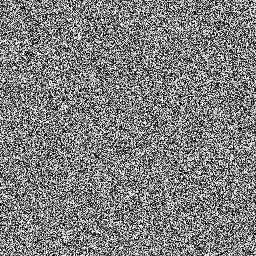
#> input picture lab-01/image.jpg, 256 x 256 px
$ jupyter execute convolution.ipynb
#> lines starting #> are read from the running program, lines starting #| are printed output that depends on the picture
#> further down, image is the input picture: shape (256, 256); min 0, max 255, mean 126.8
This notebook implements 2D filtering from scratch using NumPy. A custom convolution function applies blur, sharpen, and Sobel kernels to an image using zero-padding and sliding windows. The results are then compared with OpenCV’s `cv2.filter2D` to verify the implementation and observe differences in edge handling and kernel orientation.

[cell 1]
import numpy as np
import cv2

[cell 2]
def convolve2d(image, kernel):
    image = np.asarray(image)
    kernel = np.asarray(kernel)

    if image.ndim != 2:
        raise ValueError(f"Expected a 2D image, but received shape {image.shape}")
    if kernel.ndim != 2:
        raise ValueError(f"Expected a 2D kernel, but received shape {kernel.shape}")

    image_height, image_width = image.shape
#> image_height = 256; image_width = 256
    kernel_height, kernel_width = kernel.shape

    pad_height = kernel_height // 2
    pad_width = kernel_width // 2

    padded_image = np.pad(image, ((pad_height, pad_height), (pad_width, pad_width)), mode='constant')
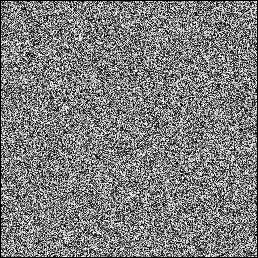
#> padded_image: shape (258, 258); min 0, max 255, mean 124.8

    convolved_image = np.zeros_like(image, dtype=np.float64)

    for i in range(image_height):
        for j in range(image_width):
            region = padded_image[i:i + kernel_height, j:j + kernel_width]
            convolved_value = np.sum(region * kernel)
            convolved_image[i, j] = convolved_value
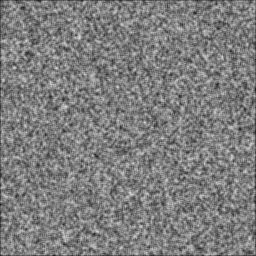
#> convolved_image: shape (256, 256) float64; min 25.22, max 220.7, mean 126.1

    return convolved_image

[cell 3]
image_path = 'image.jpg'
image = cv2.imread(image_path, cv2.IMREAD_GRAYSCALE)

if image is None:
    rng = np.random.default_rng(42)
    image = rng.integers(0, 256, size=(256, 256), dtype=np.uint8)
    cv2.imwrite(image_path, image)

blur_kernel = np.array([[1, 1, 1],
                        [1, 1, 1],
                        [1, 1, 1]], dtype=np.float64) / 9.0

blurred_image = convolve2d(image, blur_kernel)

opencv_blurred_image = cv2.filter2D(image, -1, blur_kernel)

cv2.imwrite('blurred_image.jpg', np.clip(blurred_image, 0, 255).astype(np.uint8))
cv2.imwrite('opencv_blurred_image.jpg', opencv_blurred_image)

print('Loaded image shape:', image.shape)
#| Loaded image shape: (256, 256)
print('Custom blur saved to blurred_image.jpg')
print('OpenCV blur saved to opencv_blurred_image.jpg')
